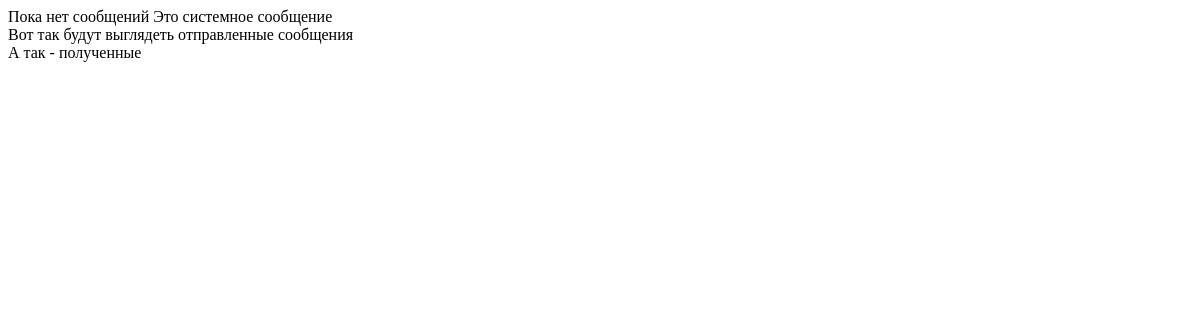
/get-messages-div/2, run on an earlier commit of the app's database.
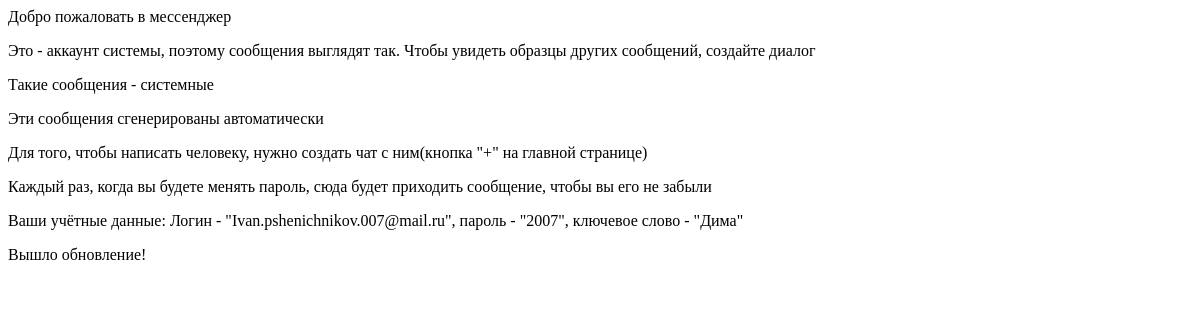
And on a later commit of the database.
### tables this page shows
CREATE TABLE messages (
        Login_from NVARCHAR(100) NOT NULL,
        Message NVARCHAR(100000),
        Time REAL NOT NULL UNIQUE PRIMARY KEY,
        Chat_id INTEGER NOT NULL,
        Answer_to REAL NULL,
        FOREIGN KEY (Answer_to) REFERENCES messages (Time),
        FOREIGN KEY (Login_from) REFERENCES users (Login) ON DELETE CASCADE ON UPDATE CASCADE,
        FOREIGN KEY (Chat_id) REFERENCES chats (Id) ON DELETE CASCADE ON UPDATE CASCADE
    );

### app.py (the view, shortened to what this page needs)
@app.route('/get-messages-div/<chat_id>')
def get_messages_div(chat_id):
    curr_user = User.get_from_cookies(request)
    curr_chat = Chat.from_id(chat_id)
    messages = Message.get_messages_from_chat(chat_id)
    messages.sort(key=lambda i: i.time)
    return render_template('messages-div.html', user=curr_user, messages=messages)

### base_unit.py (called while the page is built)
    @staticmethod
    def connect_to_db():
        BaseUnit.create_tables()
        db_conn = connector.connect(**BaseUnit.db_data)
        return db_conn

### chat.py (called while the page is built)
    @show_name.setter
    def show_name(self, new_val):
        self.__show_name = new_val

    @staticmethod
    def from_id(id_: str or None):
        if id_ is None:
            return None
        try:
            db_conn = Chat.connect_to_db()
            cur = db_conn.cursor()
            cur.execute(f'''
                SELECT * FROM chats WHERE Id = {id_}
            ''')
            ch_name, ch_pass, ch_token = cur.fetchall()[0][1:]
            cur.execute(f'''
                SELECT * FROM chat_members WHERE ChatId = {id_}
            ''')
            ch_members = [i[1] for i in cur.fetchall()]
            return Chat(id_, ch_name, ch_members, ch_pass, ch_token)
        except BaseException as e:
            print(e.args)
            return None

### user.py (called while the page is built)
    @staticmethod
    def get_from_cookies(request):
        return User.find_by_token(request.cookies.get('user_token'))

### templates/messages-div.html (shortened to what this page needs)
<div class="messages-container">
    {% for i in messages %}
        {% if i.from_.login == 'SYSTEM' %}
            <span class="alert">{{ i.get_html(user) | safe }}</span>
        {% else %}
        <div class="message {{ 'my' if i.from_ == user else '' }}">
            {{ i.get_html(user) | safe }}
        </div>
        {% endif %}
    {% endfor %}
    {% if not messages %}
        <span class="alert">Пока нет сообщений</span>
        <span class="alert">Это системное сообщение</span>
        <div class="message my">Вот так будут выглядеть отправленные сообщения</div>
        <div class="message">А так - полученные</div>
    {% endif %}
</div>

What changed in the data, as far as the page shows it:
added messages: get_html "Добро пожаловать в мессенджер"
added messages: get_html "Это - аккаунт системы, поэтому сообщения выглядят так. Чтобы увидеть образцы других сообщений, создайте диалог"
added messages: get_html "Такие сообщения - системные"
added messages: get_html "Эти сообщения сгенерированы автоматически"
added messages: get_html "Для того, чтобы написать человеку, нужно создать чат с ним(кнопка \"+\" на главной странице)"
added messages: get_html "Каждый раз, когда вы будете менять пароль, сюда будет приходить сообщение, чтобы вы его не забыли"
added messages: get_html "Ваши учётные данные: Логин - \"Ivan.pshenichnikov.007@mail.ru\", пароль - \"2007\", ключевое слово - \"Дима\""
added messages: get_html "Вышло обновление!"
Also different on the page:
text no longer shown: "Пока нет сообщений Это системное сообщение Вот так будут выглядеть отправленные сообщения А так - полученные"
